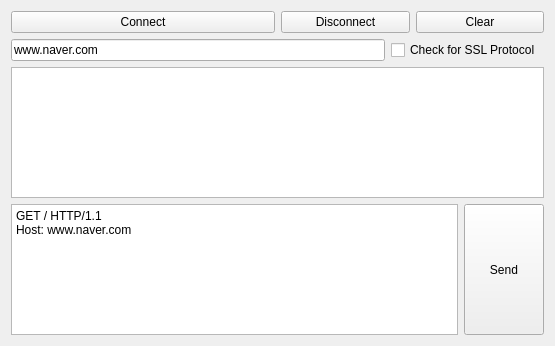
<?xml version="1.0" encoding="UTF-8"?>
<ui version="4.0">
 <class>Widget</class>
 <widget class="QWidget" name="Widget">
  <property name="geometry">
   <rect>
    <x>0</x>
    <y>0</y>
    <width>555</width>
    <height>346</height>
   </rect>
  </property>
  <property name="windowTitle">
   <string>Widget</string>
  </property>
  <layout class="QGridLayout" name="gridLayout">
   <item row="0" column="0">
    <layout class="QVBoxLayout" name="verticalLayout">
     <item>
      <layout class="QHBoxLayout" name="horizontalLayout_2">
       <item>
        <widget class="QPushButton" name="pbConnect">
         <property name="text">
          <string>Connect</string>
         </property>
        </widget>
       </item>
       <item>
        <layout class="QHBoxLayout" name="horizontalLayout">
         <item>
          <widget class="QPushButton" name="pbDisconnect">
           <property name="text">
            <string>Disconnect</string>
           </property>
          </widget>
         </item>
         <item>
          <widget class="QPushButton" name="pbClear">
           <property name="text">
            <string>Clear</string>
           </property>
          </widget>
         </item>
        </layout>
       </item>
      </layout>
     </item>
     <item>
      <layout class="QHBoxLayout" name="horizontalLayout_3">
       <item>
        <widget class="QLineEdit" name="leHost">
         <property name="text">
          <string>www.naver.com</string>
         </property>
        </widget>
       </item>
       <item>
        <widget class="QCheckBox" name="cbProtocol">
         <property name="sizePolicy">
          <sizepolicy hsizetype="Fixed" vsizetype="Fixed">
           <horstretch>0</horstretch>
           <verstretch>0</verstretch>
          </sizepolicy>
         </property>
         <property name="text">
          <string>Check for SSL Protocol </string>
         </property>
        </widget>
       </item>
      </layout>
     </item>
     <item>
      <widget class="QPlainTextEdit" name="pteMessage"/>
     </item>
     <item>
      <layout class="QHBoxLayout" name="horizontalLayout_5">
       <item>
        <layout class="QHBoxLayout" name="horizontalLayout_4">
         <item>
          <widget class="QPlainTextEdit" name="pteSend">
           <property name="plainText">
            <string>GET / HTTP/1.1 
Host: www.naver.com

</string>
           </property>
          </widget>
         </item>
        </layout>
       </item>
       <item>
        <widget class="QPushButton" name="pbSend">
         <property name="sizePolicy">
          <sizepolicy hsizetype="Minimum" vsizetype="Expanding">
           <horstretch>0</horstretch>
           <verstretch>0</verstretch>
          </sizepolicy>
         </property>
         <property name="text">
          <string>Send</string>
         </property>
        </widget>
       </item>
      </layout>
     </item>
    </layout>
   </item>
  </layout>
 </widget>
 <resources/>
 <connections/>
</ui>
